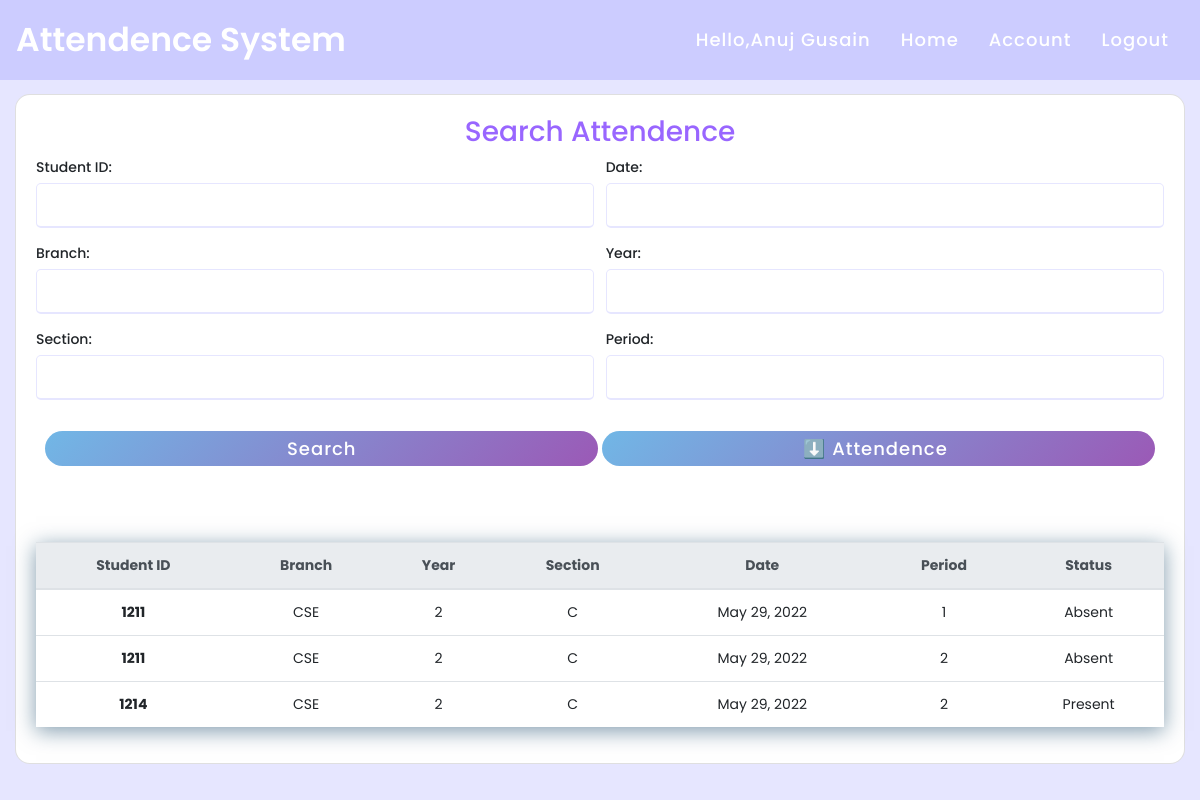
The app's page /searchattendence/ (signed in) with its own data.
### attendence_sys/models.py (models this page shows, shortened)
class Faculty(models.Model):
    user = models.OneToOneField(User, null = True, blank = True, on_delete= models.CASCADE)
    firstname = models.CharField(max_length=200, null=True, blank=True)
    lastname = models.CharField(max_length=200, null=True, blank=True)
    phone = models.CharField(max_length=200, null=True)
    email = models.CharField(max_length=200, null=True)
    profile_pic = models.ImageField(upload_to=user_directory_path ,null=True, blank=True)
    def __str__(self):
        return str(self.firstname + " " + self.lastname)

class Attendence(models.Model):
    Faculty_Name = models.CharField(max_length=200, null=True, blank=True)
    Student_ID = models.CharField(max_length=200, null=True, blank=True)
    date = models.DateField(auto_now_add = True, null = True)
    time = models.TimeField(auto_now_add=True, null = True)
    branch = models.CharField(max_length=200, null = True)
    year = models.CharField(max_length=200, null = True)
    section = models.CharField(max_length=200, null = True)
    period = models.CharField(max_length=200, null = True)
    status = models.CharField(max_length=200, null = True, default='Absent')

### attendence_sys/views.py (the view)
# urls.py: path('searchattendence/', views.searchAttendence, name='searchattendence'),
def searchAttendence(request):
    global attendences
    attendences= Attendence.objects.all()       #gets all data from attendence_sys_attendence table
    myFilter = AttendenceFilter(request.GET, queryset=attendences)
    attendences = myFilter.qs       #filters data
    context = {'myFilter':myFilter, 'attendences': attendences, 'ta':False}
    return render(request, 'attendence_sys/attendence.html', context)

### attendence_sys/templates/attendence_sys/attendence.html (shortened to what this page needs)
{% extends 'attendence_sys/main.html' %}
{% load static %} {% block content %}
 {% if ta == False %}
<div class="card card-body">
    <center>
        <h3>Search Attendence</h3>
    </center>
    <form method="get">
        <div class="form-group">{{myFilter.form.as_p}}</div>
        <div class="button">
            <input type="submit" value="Search" />
            <a href="{% url 'export_excel' %}">
                <input type="button" value="⬇️ Attendence " />
            </a>
        </div>
        <br />
        <div class="row">
            <table class="table">
                <thead class="thead-light">
                    <tr id="header">
                        <th>Student ID</th>
                        <th>Branch</th>
                        <th>Year</th>
                        <th>Section</th>
                        <th>Date</th>
                        <th>Period</th>
                        <th>Status</th>
                    </tr>
                </thead>
                {% for attendence in attendences %}
                <tr>
                    <th data-title="Student_ID">{{ attendence.Student_ID }}</th>
                    <td data-title="Branch">{{ attendence.branch }}</td>
                    <td data-title="Year">{{ attendence.year }}</td>
                    <td data-title="Section">{{ attendence.section }}</td>
                    <td data-title="Date">{{ attendence.date }}</td>
                    <td data-title="Period">{{ attendence.period }}</td>
                    <td data-title="Status">{{ attendence.status }}</td>
                </tr>
                {% endfor %}
            </table>
        </div>
        {% endif %} {% endblock %}

### attendence_sys/templates/attendence_sys/navbar.html (shortened to what this page needs)
{% load static %}
<nav class="navbar">
  <div class="logo" onclick="document.location='/'">
    Attendence System
  </div>
  {%if request.user.is_authenticated%}
  <ul>
    <li><span class="active">Hello,{{ request.user.faculty }} </span></li>
    <li><a href="{% url 'home' %}">Home</a></li>
    <li><a href="{% url 'account' %}">Account</a></li>
    <li><a href="{% url 'logout' %}">Logout</a></li>
  </ul>
  {%else%}
  <ul>
    <li><a href="{% url 'home' %}">Home</a></li>
  </ul>
  {%endif%}
</nav>

### static/css/navbar.css (style rules this page uses)
* { margin: 0; padding: 0; box-sizing: border-box; font-family: 'Poppins', sans-serif; }
nav { height: 80px; background: #ccccff; display: flex; align-items: center; justify-content: space-between; padding: 0px 50px 0px 100px; position: fixed; z-index: 1000 !important; }
nav .logo { font-size: 33px; color: white; font-weight: 600; cursor: pointer; }
nav ul { z-index: 1; display: flex; list-style: none; padding-top: 15px; }
nav ul li { margin: 0 5px; }
nav ul li span { color: white; text-decoration: none; font-size: 18px; font-weight: 500; letter-spacing: 1px; padding: 8px 10px; border-radius: 5px; transition: all 0.3s; }
nav ul li a { color: white; text-decoration: none; font-size: 18px; font-weight: 500; letter-spacing: 1px; padding: 8px 10px; border-radius: 5px; transition: all 0.3s; }

### static/css/main.css (style rules this page uses)
body { background-color: #e6e6ff !important; }
.form-group { display: flex; flex-wrap: wrap; justify-content: space-between; }
.form-group p { display: flex; flex-wrap: wrap; margin-bottom: 15px; flex-basis: 49.5%; }
h3 { color: #9966ff; }
.form-group p label { display: block; font-weight: 500; margin-bottom: 5px; }
.form-group p input { height: 45px; width: 100%; outline: none; border-radius: 5px; border: 1px solid #e6e6ff; padding-left: 15px; font-size: 16px; border-bottom-width: 2px; transition: all 0.3s ease; }
form .row { padding: 0; margin: 0; }
.button { height: 35px; margin: 15px 0px; text-align: center; }
.button input { height: 100%; width: 49%; font-size: 18px; font-weight: 500; letter-spacing: 1px; border: 0px; border-radius: 25px; color: white; background: linear-gradient(135deg, #71b7e6, #9b59b6); cursor: pointer; }

### static/css/attendance.css (style rules this page uses)
table { font-size: 14px; width: 100%; margin: 40px auto; box-shadow: 0px 4px 20px rgba(5, 57, 94, 0.5); -moz-boxshadow: 0px 4px 20px rgba(5, 57, 94, 0.5); -webkit-box-shadow: 0px 4px 20px rgba(5, 57, 94, 0.5); }
tr { text-align: center; }

### static/css/home.css (style rules this page uses)
.form-group select, .form-group input { border: 1px solid #e6e6ff; border-radius: 5px; }
.card.card-body { justify-content: center; border-radius: 15px; }

### records on screen
Attendence: Student_ID "1211", branch "CSE", year "2", section "C", date "May 29, 2022", period "1", status "Absent"
Attendence: Student_ID "1211", branch "CSE", year "2", section "C", date "May 29, 2022", period "2", status "Absent"
Attendence: Student_ID "1214", branch "CSE", year "2", section "C", date "May 29, 2022", period "2", status "Present"

### other values on screen
{{ request.user.faculty }} "Anuj Gusain"
